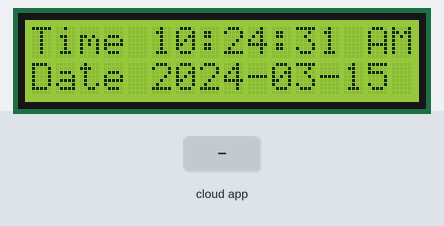
Recording of a sketch running on a simulated ESP8266 (NodeMCU). Parts: 16×2 character LCD. The inputs (shaded band) are chosen by the test bench. WiFi joins after 1.5 s; servers stay silent unless stated; network time is answered at once with the bench clock; the local clock reads 2024-03-15 10:24:30 at power-on unless the sketch sets it; the Firebase database answers and starts empty; what the sketch prints to the serial monitor is not drawn.

Above: at 2.7 s.
2.8 s: the phone or cloud app sets button3 to 0
At 3.9 s:
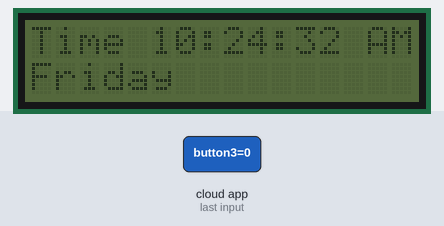
At 5.0 s:
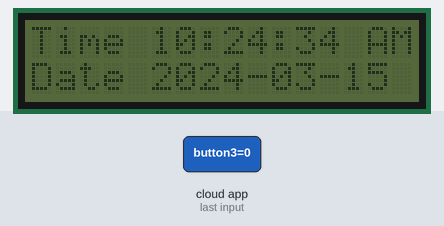
6.0 s: the phone or cloud app sets button3 to 1
At 8.0 s:
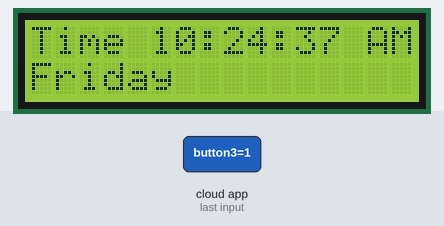
Timing chart, 0 to 9.5 s (numbered marks = the images above; inputs shaded):
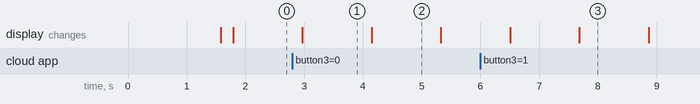

The sketch:

nodemcu_time_clock.ino
```cpp
#include <NTPClient.h>
#include <ESP8266WiFi.h>
#include <WiFiUdp.h>
#include <Wire.h>  // This library is already built in to the Arduino IDE
#include <LiquidCrystal_I2C.h> //This library you can add via Include Library > Manage Library >
#include <Firebase.h>
#include <ESP8266WiFi.h>
#include <ESP8266WebServer.h>

#define FIREBASE_HOST "node-4f80b.firebaseio.com"                          // the project name address from firebase id
#define FIREBASE_AUTH "Am7q13MQ96Zzas0YiMFJ5XOvr0DSAQkSduNXfMVi"            // the secret key generated from firebase


///lcd 16*2 with i2c module
LiquidCrystal_I2C lcd(0x27, 16, 2);
const char* ssid = "Adityayo";
const char* password = "aditya123";
WiFiServer server(80);
const long utcOffsetInSeconds = 19800;

char daysOfTheWeek[7][12] = {"Sunday", "Monday", "Tuesday", "Wednesday", "Thursday", "Friday", "Saturday"};

// Define NTP Client to get time
WiFiUDP ntpUDP;
NTPClient timeClient(ntpUDP, "in.pool.ntp.org", utcOffsetInSeconds);
String formattedDate;
String dayStamp;
String l;
String am_pm;
void setup(){
  Serial.begin(115200);

  WiFi.begin(ssid, password);

  while ( WiFi.status() != WL_CONNECTED ) {
    delay ( 500 );
    Serial.print ( "." );
  }

  timeClient.begin();
  Wire.begin(2,0);
  lcd.init();   // initializing the LCD
  lcd.backlight(); // Enable or Turn On the backlight
  lcd.print(" Hello Creators "); // Start Printing
  Firebase.begin(FIREBASE_HOST, FIREBASE_AUTH);
  server.begin();
}
String a1;
int flag =0;
void loop() {
  timeClient.update();
  a1 = Firebase.getString("button3");
  int hour = timeClient.getHours();
  if (a1=="1")
      {
        lcd.backlight(); // Enable or Turn On the backlight
      }
      else if (a1=="0")
      {
        lcd.noBacklight(); // turn off backlight
      }
  if(timeClient.getHours() > 12 && timeClient.getHours() <24)
    {
      am_pm = "PM";
      hour = timeClient.getHours()-12;
    }
  else
  {
      am_pm = "AM";
      hour = timeClient.getHours();
  }


  l = String(hour)+":"+String(timeClient.getMinutes())+":"+String(timeClient.getSeconds())+" "+am_pm;
//  Serial.print(daysOfTheWeek[timeClient.getDay()]);
//  Serial.print(", ");
//  Serial.print(timeClient.getHours());
//  Serial.print(":");
//  Serial.print(timeClient.getMinutes());
//  Serial.print(":");
//  Serial.println(timeClient.getSeconds());
  //Serial.println(timeClient.getFormattedTime());
  lcd.clear();
  lcd.print("Time "+l); // Start Printing
  lcd.setCursor(0,1);
  formattedDate = timeClient.getFormattedDate();
//  Serial.println(formattedDate);

  // Extract date
  int splitT = formattedDate.indexOf("T");
  dayStamp = formattedDate.substring(0, splitT);
//  Serial.print("DATE: ");
//  Serial.println(dayStamp);
if (flag ==0)
{
  lcd.print("Date "+dayStamp);
  flag=1;
}
else if(flag==1)
  {
    lcd.print(daysOfTheWeek[timeClient.getDay()]);
    flag=0;
  }

  delay(1000);

}
```

Measured:
- after the input at 2.8 s, the display: changes after 0.17 s (image 1)
- after the input at 6.0 s, the display: first changes after 0.51 s (image 3 shows a later state)
- what the display in image 1 shows lasts 1.2 s, from 3.0 s to 4.2 s
